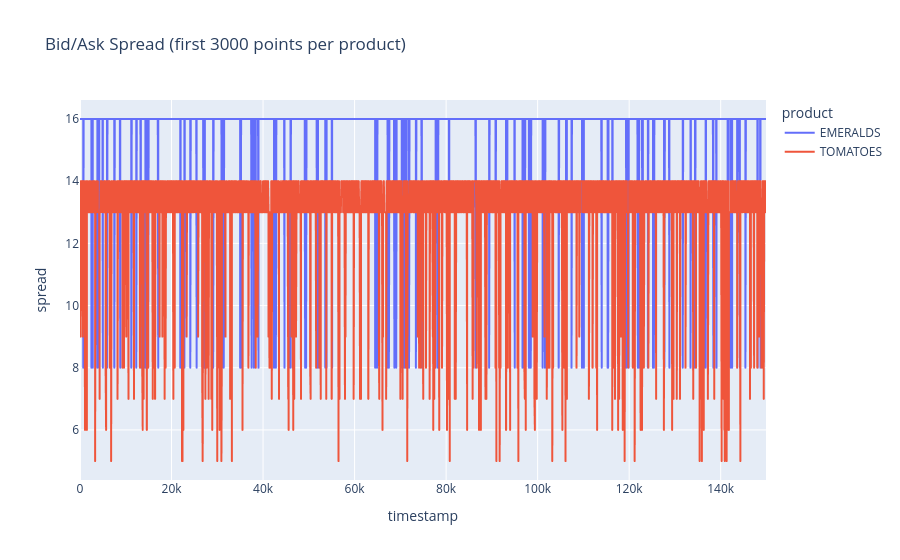

The code cell stored with this chart in its notebook:
### Code cell
sample_spread = (
    df.sort_values(['product', 'timestamp'])
    .groupby('product', as_index=False, group_keys=False)
    .head(3000)
)

fig_spread = px.line(sample_spread, x='timestamp', y='spread', color='product', title='Bid/Ask Spread (first 3000 points per product)')
fig_spread.show()

### Figure 1 — Plotly figure (JSON) as saved in the notebook; plotly's stock layout.template omitted (floating-point values rounded to 4 significant figures; data arrays with more than 128 entries replaced by an {"elided": "..."} marker saying what was removed)
{"data": [{"hovertemplate": "product=EMERALDS<br>timestamp=%{x}<br>spread=%{y}<extra></extra>", "legendgroup": "EMERALDS", "line": {"color": "#636efa", "dash": "solid"}, "marker": {"symbol": "circle"}, "mode": "lines", "name": "EMERALDS", "showlegend": true, "x": {"elided": "3000 int values"}, "xaxis": "x", "y": {"elided": "3000 int values"}, "yaxis": "y", "type": "scattergl"}, {"hovertemplate": "product=TOMATOES<br>timestamp=%{x}<br>spread=%{y}<extra></extra>", "legendgroup": "TOMATOES", "line": {"color": "#EF553B", "dash": "solid"}, "marker": {"symbol": "circle"}, "mode": "lines", "name": "TOMATOES", "showlegend": true, "x": {"elided": "3000 int values"}, "xaxis": "x", "y": {"elided": "3000 int values"}, "yaxis": "y", "type": "scattergl"}], "layout": {"xaxis": {"anchor": "y", "domain": [0.0, 1.0], "title": {"text": "timestamp"}}, "yaxis": {"anchor": "x", "domain": [0.0, 1.0], "title": {"text": "spread"}}, "legend": {"title": {"text": "product"}, "tracegroupgap": 0}, "title": {"text": "Bid/Ask Spread (first 3000 points per product)"}}}
